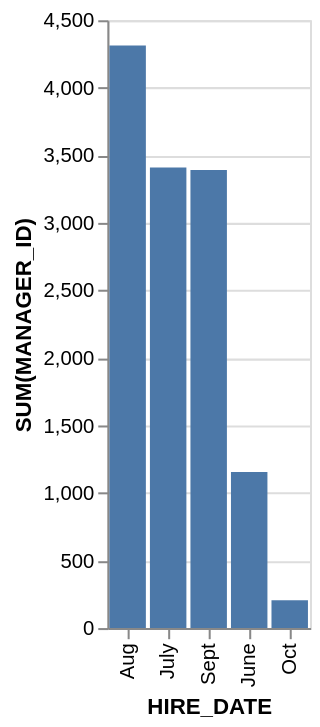

Write the Vega-Lite specification saved for this chart.
### Vega-Lite specification from a JSON file in a GitHub repository (floating-point values rounded to 4 significant figures)
{"data": {"values": [{"x_data": "June", "y_data": 1155}, {"x_data": "July", "y_data": 3410}, {"x_data": "Aug", "y_data": 4314}, {"x_data": "Sept", "y_data": 3391}, {"x_data": "Oct", "y_data": 205}]}, "mark": "bar", "encoding": {"x": {"field": "x_data", "type": "nominal", "title": "HIRE_DATE", "sort": {"op": "sum", "field": "y_data", "order": "descending"}}, "y": {"field": "y_data", "type": "quantitative", "title": "SUM(MANAGER_ID)"}}}
